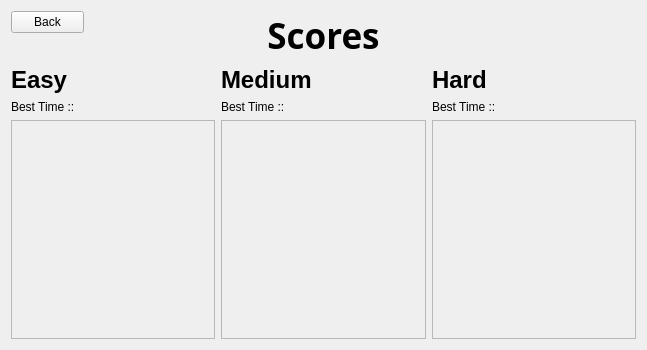
<?xml version="1.0" encoding="UTF-8"?>
<ui version="4.0">
 <class>showScores</class>
 <widget class="QWidget" name="showScores">
  <property name="geometry">
   <rect>
    <x>0</x>
    <y>0</y>
    <width>647</width>
    <height>350</height>
   </rect>
  </property>
  <property name="windowTitle">
   <string>Form</string>
  </property>
  <layout class="QGridLayout" name="gridLayout">
   <item row="2" column="3">
    <widget class="QLabel" name="bestMediumTime">
     <property name="styleSheet">
      <string notr="true">color: rgb(0, 0, 0);</string>
     </property>
     <property name="text">
      <string/>
     </property>
    </widget>
   </item>
   <item row="2" column="1">
    <widget class="QLabel" name="bestEasyTime">
     <property name="styleSheet">
      <string notr="true">color: rgb(0, 0, 0);</string>
     </property>
     <property name="text">
      <string/>
     </property>
    </widget>
   </item>
   <item row="2" column="4">
    <widget class="QLabel" name="label_9">
     <property name="styleSheet">
      <string notr="true">color: rgb(0, 0, 0);</string>
     </property>
     <property name="text">
      <string>Best Time :: </string>
     </property>
    </widget>
   </item>
   <item row="2" column="2">
    <widget class="QLabel" name="label_8">
     <property name="styleSheet">
      <string notr="true">color: rgb(0, 0, 0);</string>
     </property>
     <property name="text">
      <string>Best Time :: </string>
     </property>
    </widget>
   </item>
   <item row="2" column="0">
    <widget class="QLabel" name="label_7">
     <property name="styleSheet">
      <string notr="true">color: rgb(0, 0, 0);</string>
     </property>
     <property name="text">
      <string>Best Time :: </string>
     </property>
    </widget>
   </item>
   <item row="1" column="2">
    <widget class="QLabel" name="label_3">
     <property name="font">
      <font>
       <pointsize>18</pointsize>
       <bold>true</bold>
      </font>
     </property>
     <property name="styleSheet">
      <string notr="true">color: rgb(0, 0, 0);</string>
     </property>
     <property name="text">
      <string>Medium</string>
     </property>
    </widget>
   </item>
   <item row="1" column="4">
    <widget class="QLabel" name="label_4">
     <property name="font">
      <font>
       <pointsize>18</pointsize>
       <bold>true</bold>
      </font>
     </property>
     <property name="styleSheet">
      <string notr="true">color: rgb(0, 0, 0);</string>
     </property>
     <property name="text">
      <string>Hard</string>
     </property>
    </widget>
   </item>
   <item row="1" column="0">
    <widget class="QLabel" name="label_2">
     <property name="font">
      <font>
       <pointsize>18</pointsize>
       <bold>true</bold>
      </font>
     </property>
     <property name="styleSheet">
      <string notr="true">color: rgb(0, 0, 0);</string>
     </property>
     <property name="text">
      <string>Easy</string>
     </property>
    </widget>
   </item>
   <item row="2" column="5">
    <widget class="QLabel" name="bestHardTime">
     <property name="styleSheet">
      <string notr="true">color: rgb(0, 0, 0);</string>
     </property>
     <property name="text">
      <string/>
     </property>
    </widget>
   </item>
   <item row="3" column="0" colspan="2">
    <widget class="QScrollArea" name="easyScrollArea">
     <property name="widgetResizable">
      <bool>true</bool>
     </property>
     <widget class="QWidget" name="scrollAreaWidgetContents">
      <property name="geometry">
       <rect>
        <x>0</x>
        <y>0</y>
        <width>204</width>
        <height>221</height>
       </rect>
      </property>
      <layout class="QVBoxLayout" name="verticalLayout">
       <item>
        <widget class="QWidget" name="easyWid" native="true"/>
       </item>
      </layout>
     </widget>
    </widget>
   </item>
   <item row="3" column="2" colspan="2">
    <widget class="QScrollArea" name="mediumScrollArea">
     <property name="widgetResizable">
      <bool>true</bool>
     </property>
     <widget class="QWidget" name="scrollAreaWidgetContents_2">
      <property name="geometry">
       <rect>
        <x>0</x>
        <y>0</y>
        <width>203</width>
        <height>221</height>
       </rect>
      </property>
      <layout class="QVBoxLayout" name="verticalLayout_2">
       <item>
        <widget class="QWidget" name="mediumWid" native="true"/>
       </item>
      </layout>
     </widget>
    </widget>
   </item>
   <item row="3" column="4" colspan="2">
    <widget class="QScrollArea" name="hardScrollArea">
     <property name="widgetResizable">
      <bool>true</bool>
     </property>
     <widget class="QWidget" name="scrollAreaWidgetContents_3">
      <property name="geometry">
       <rect>
        <x>0</x>
        <y>0</y>
        <width>204</width>
        <height>221</height>
       </rect>
      </property>
      <layout class="QVBoxLayout" name="verticalLayout_3">
       <item>
        <widget class="QWidget" name="hardWid" native="true"/>
       </item>
      </layout>
     </widget>
    </widget>
   </item>
   <item row="0" column="0" colspan="2">
    <layout class="QGridLayout" name="gridLayout_2">
     <item row="0" column="1">
      <widget class="QLabel" name="label_5">
       <property name="text">
        <string/>
       </property>
      </widget>
     </item>
     <item row="0" column="0">
      <widget class="QPushButton" name="backBtn">
       <property name="maximumSize">
        <size>
         <width>73</width>
         <height>22</height>
        </size>
       </property>
       <property name="styleSheet">
        <string notr="true">color: rgb(0, 0, 0);</string>
       </property>
       <property name="text">
        <string>Back</string>
       </property>
      </widget>
     </item>
     <item row="1" column="0">
      <widget class="QLabel" name="label_6">
       <property name="text">
        <string/>
       </property>
      </widget>
     </item>
    </layout>
   </item>
   <item row="0" column="2" colspan="2">
    <widget class="QLabel" name="label">
     <property name="font">
      <font>
       <family>Chilanka</family>
       <pointsize>26</pointsize>
       <bold>true</bold>
      </font>
     </property>
     <property name="styleSheet">
      <string notr="true">color: rgb(0, 0, 0);</string>
     </property>
     <property name="text">
      <string>Scores</string>
     </property>
     <property name="alignment">
      <set>Qt::AlignCenter</set>
     </property>
    </widget>
   </item>
  </layout>
 </widget>
 <resources/>
 <connections/>
</ui>
